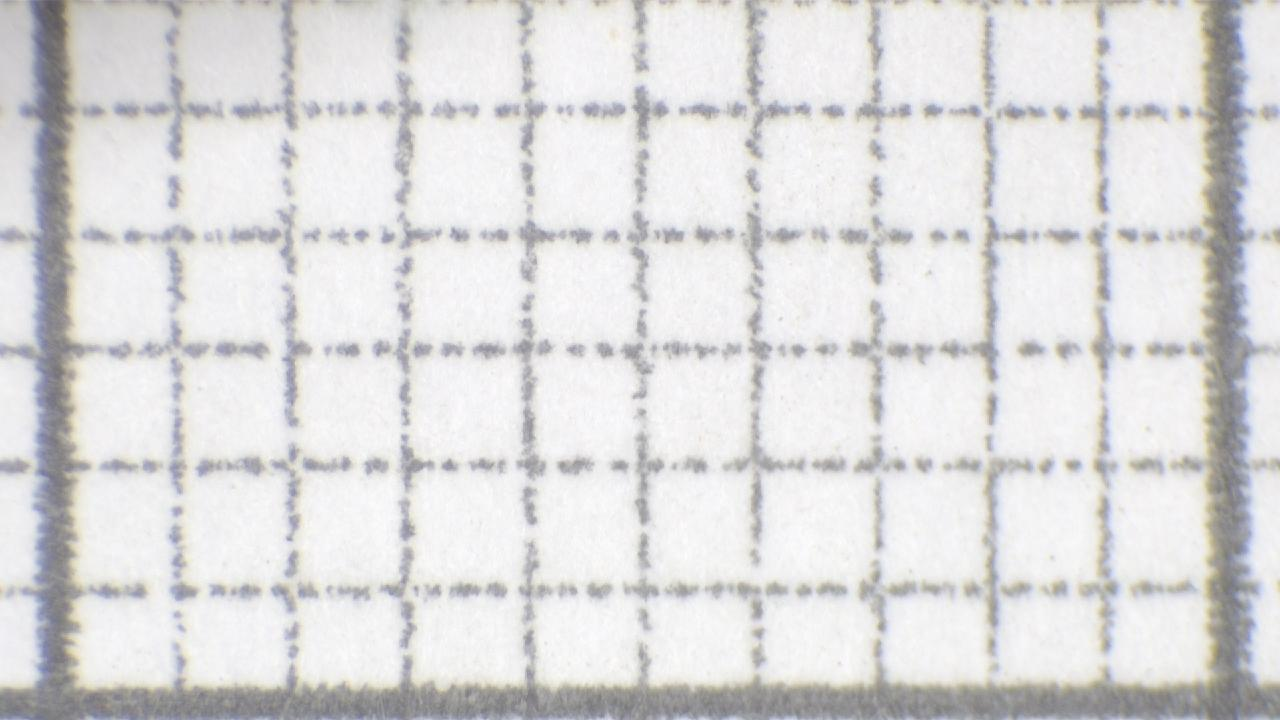
#> input picture UI/Images/hi.jpg, 1280 x 720 px, found by its file name
$ python blurCalc.py   (older library calls are emulated)
#> lines starting #> are read from the running program, lines starting #| are printed output that depends on the picture; after the words box and inside, x2 and y2 are one past the last pixel; in counts of white or black regions, pixels touching at a corner belong together
import cv2
import numpy as np

def calculate_blur(image):
    gray_image = cv2.cvtColor(image, cv2.COLOR_BGR2GRAY)
    lap_var = cv2.Laplacian(gray_image, cv2.CV_64F).var()
    return lap_var

def main():
    image_path = 'hi.jpg'
    original_image = cv2.imread(image_path)
#> original_image is the input picture: shape (720, 1280, 3); mean B, G, R 220.7, 220.3, 220.9


    height, width = original_image.shape[:2]
#> height = 720; width = 1280

    rows = 6
    cols = 11
    region_height = height // rows
#> region_height = 120
    region_width = width // cols
#> region_width = 116

    result_image = original_image.copy()


    for row in range(rows):
        for col in range(cols):
            y1, y2 = row * region_height, (row + 1) * region_height
            x1, x2 = col * region_width, (col + 1) * region_width

            region = original_image[y1:y2, x1:x2]


            blur = calculate_blur(region)


            cv2.putText(
                result_image,
                f"Blur: {blur:.2f}",
                (x1 + 10, y2 - 10),
                cv2.FONT_HERSHEY_SIMPLEX,
                0.5,
                (0, 0, 255),
                1,
                cv2.LINE_AA
            )


            cv2.rectangle(result_image, (x1, y1), (x2, y2), (0, 255, 0), 1)
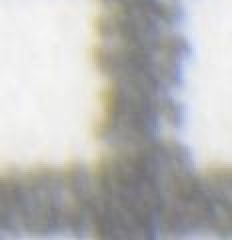
#> region: shape (120, 116, 3) (shown 2 times larger); mean B, G, R 184, 184.9, 185.2
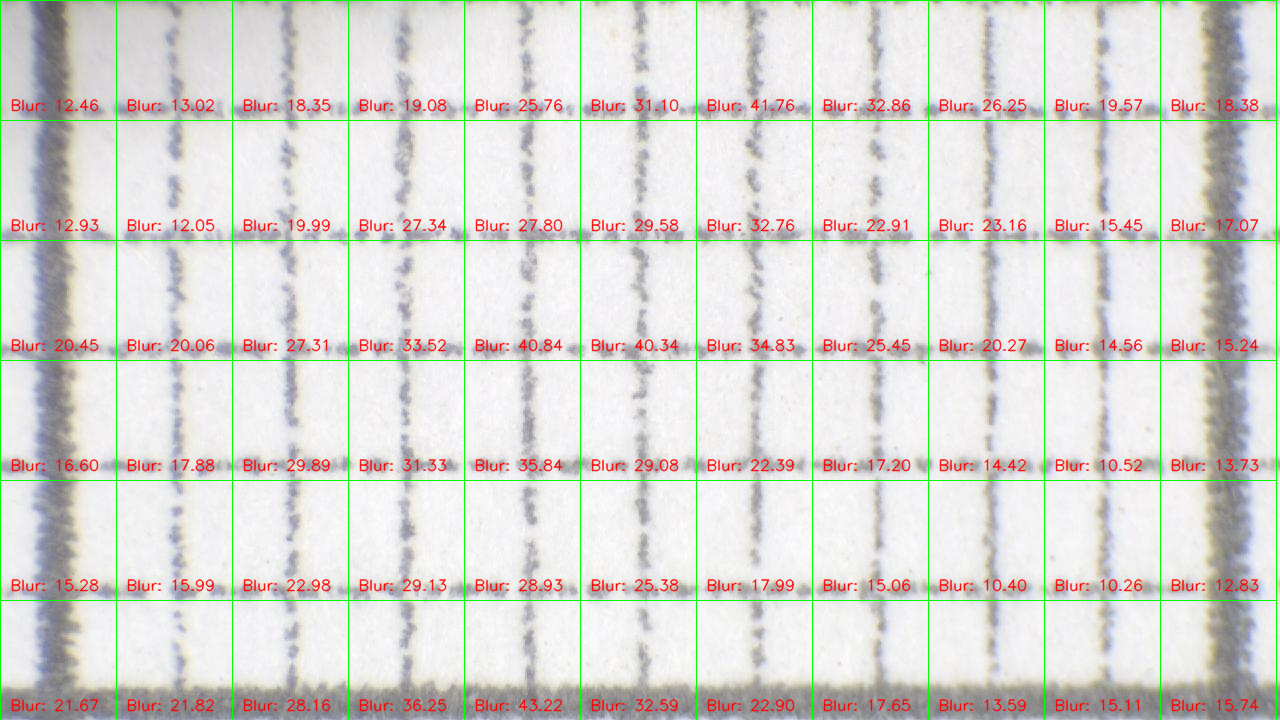
#> result_image: shape (720, 1280, 3); 5.79% of pixels changed, all inside (x1, y1, x2, y2) = (0, 0, 1277, 720)

    cv2.imshow("Result", result_image)

    cv2.waitKey(0)
    cv2.destroyAllWindows()

if __name__ == "__main__":
    main()
